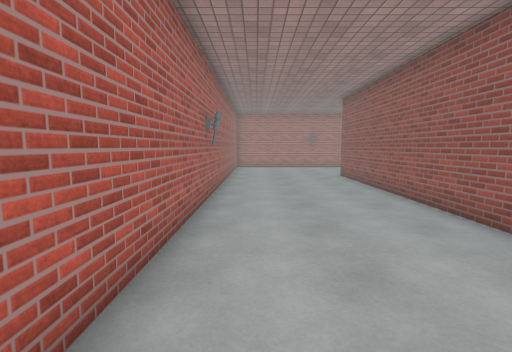
[1] (above)

14 first-person views from a walk through a 3-D level made in the Unity game engine. The camera is 1.5 m above the floor, tilts 6° down and sees 85° across. The floor is counted in squares, 1 m on a side. Each view is taken from the middle of a square. On the plan, view 1 faces up. The plan holds only what a view shows up to about 14 squares ahead; the rest is blank. The place goes on beyond the plan. The player is left out. Surface patterns are stand-ins for the level's own textures.

[2]
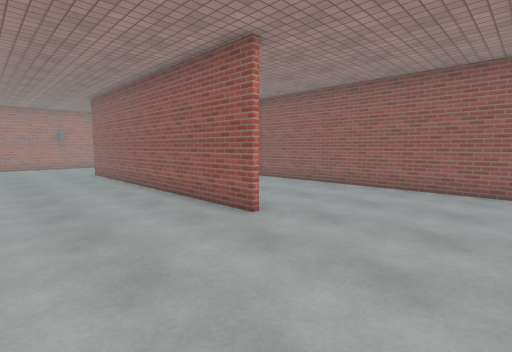

[3]
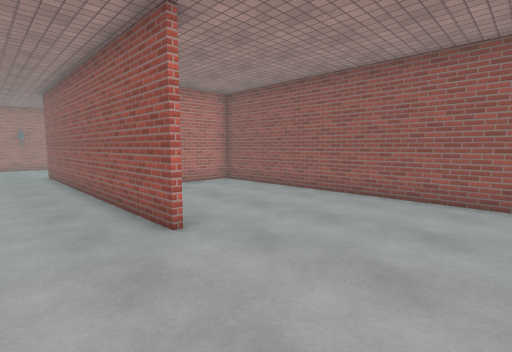

[4]
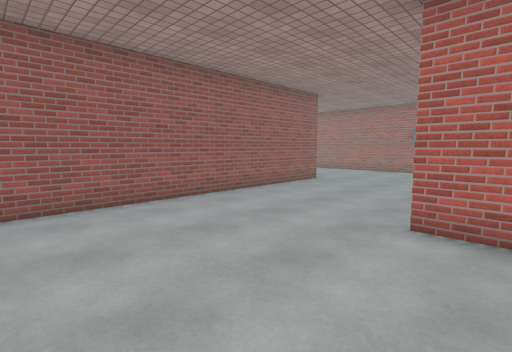

[5]
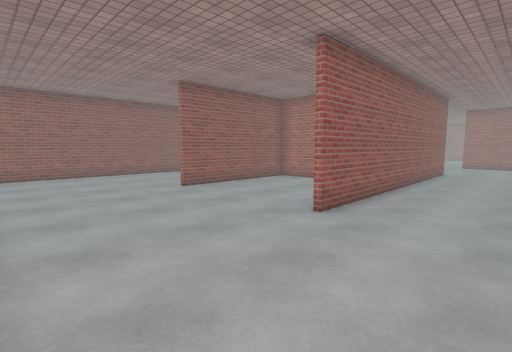

[6]
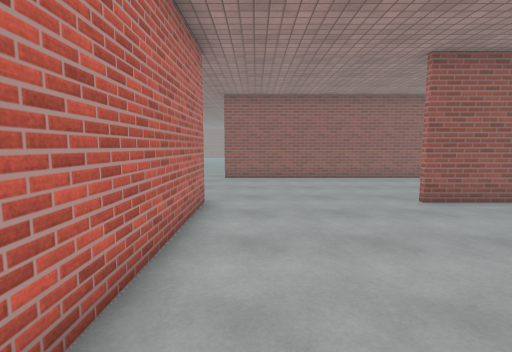

[7]
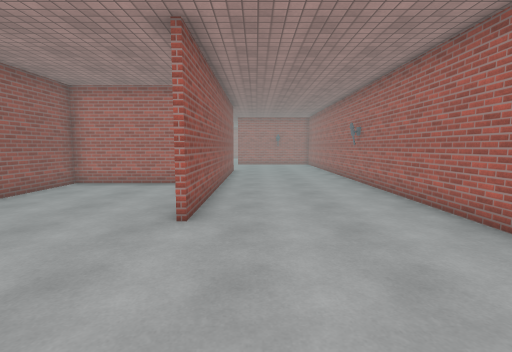

[8]
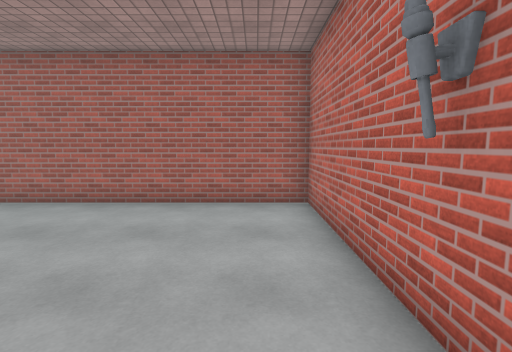

[9]
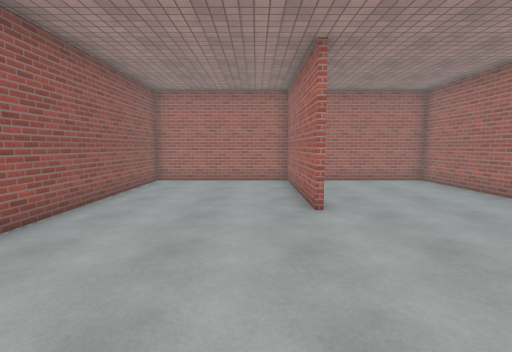

[10]
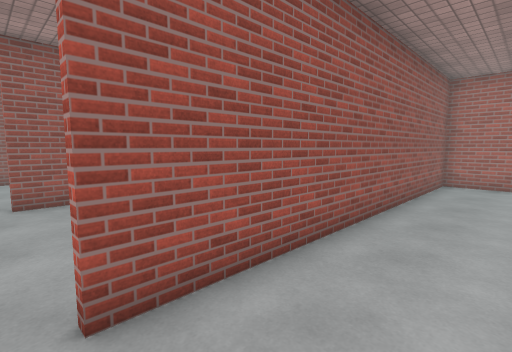

[11]
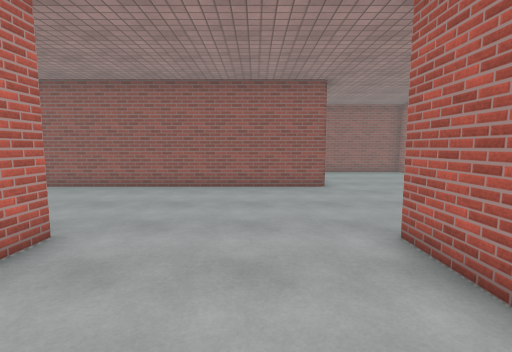

[12]
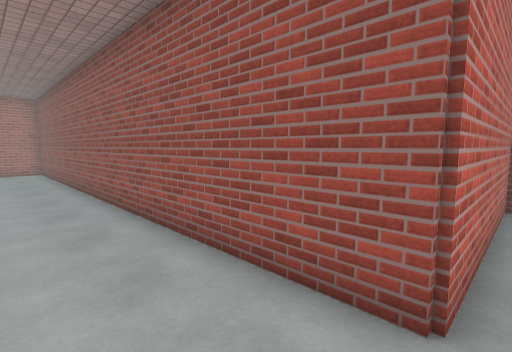

[13]
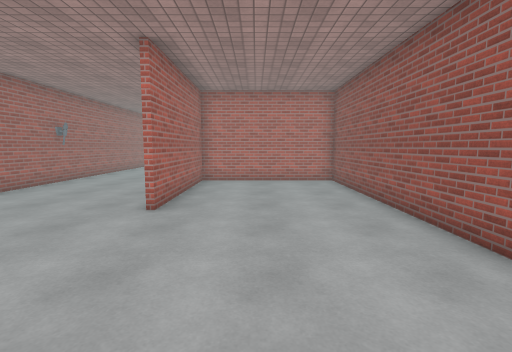

[14]
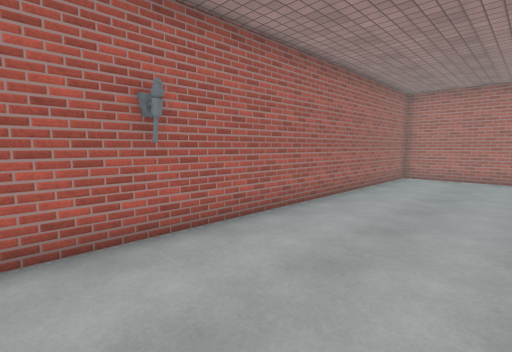

### Floor plan
Points are (right, up) in squares from view 1. A wall is a line through its corners. A room is listed if a view was taken in it or the views show most of it. See-through windows are left out.
Room 1 (views 1, 2, 3, 4, 5, 6, 7, 8, 9, 10, 11, 12, 13, 14)
walls: (4.4, 2.4) (4.4, 14.5); (10.5, 8.4) (4.6, 8.4) (4.6, 2.5); (4.6, 13) (4.6, 8.6) (16.4, 8.6) (16.4, 20.5); (3.1, -3.4) (4.5, -3.4); (4.5, -3.6) (3.6, -3.6); (10.6, 14.5) (10.6, 8.8); (10.5, 20.4) (-1.4, 20.4) (-1.4, 1.4); (2.5, -9.4) (4.5, -9.4); (16.5, -9.6) (10.4, -9.6) (10.4, 14.5)
ways out: opening at (16, 21)
objects: other object (-1, 8); other object (4, 20)

Positions as (right, up) in squares from view 1, and headings:
1: (0, 0), facing up
2: (0, -2), facing up-right
3: (2, -2), facing up-right
4: (3, 2), facing down-right
5: (1, 20), facing down-right
6: (3, 19), facing right
7: (3, 20), facing down
8: (6, 19), facing left
9: (12, 21), facing down
10: (14, 21), facing down-right
11: (0, -7), facing right
12: (8, -10), facing up-right
13: (7, -4), facing up
14: (3, 6), facing up-left
